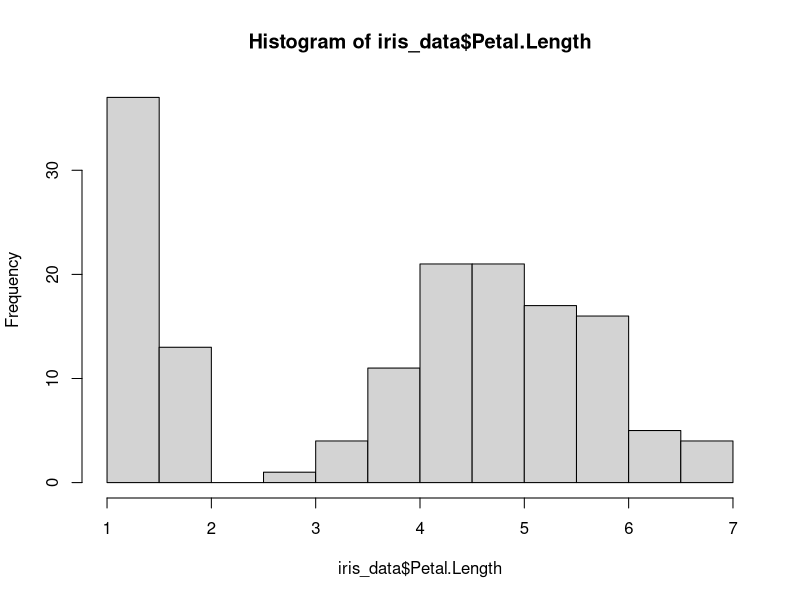
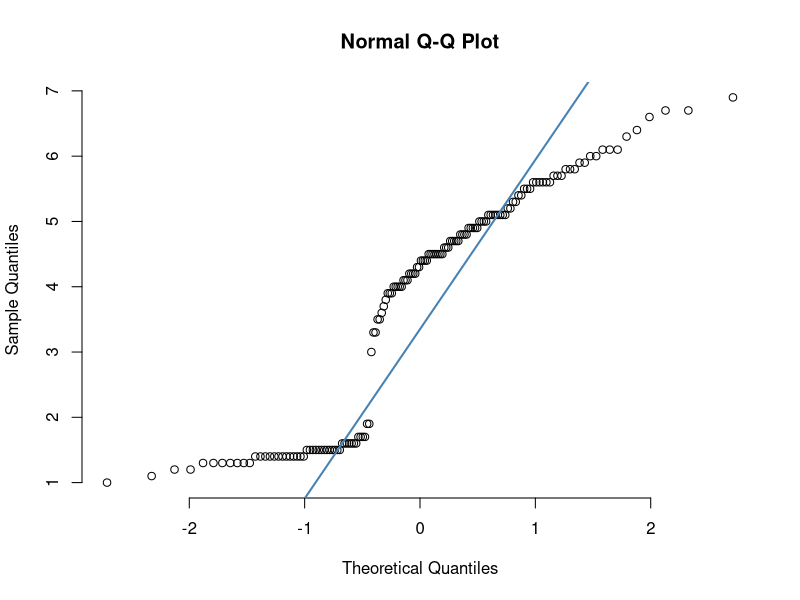
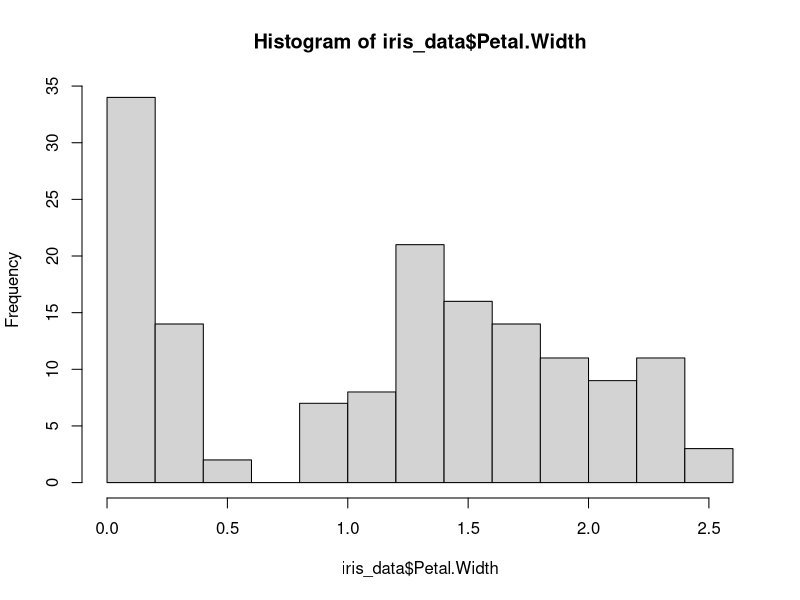
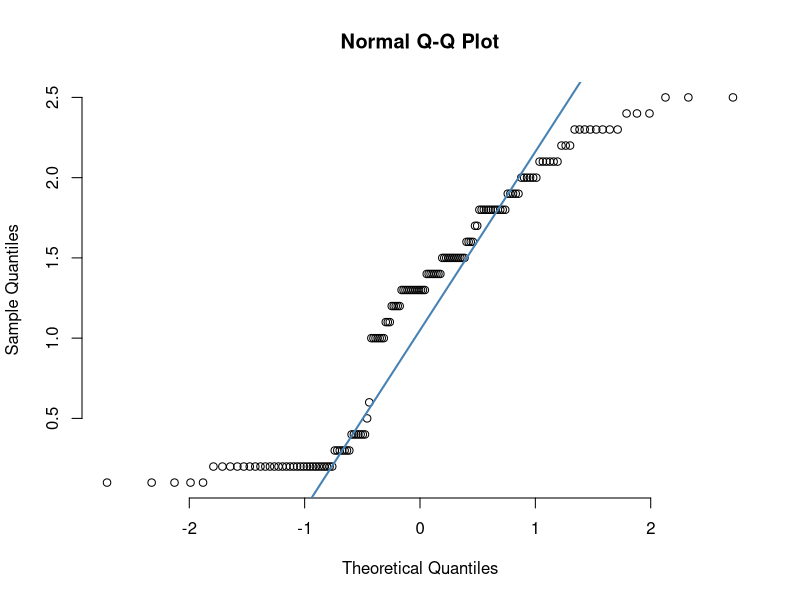

Write R code to recreate these figures, in order.
##############################
## Questão 1: Faça o código abaixo funcionar corretamente
##############################

#################################
# data
iris_data <- iris[,1:4]
iris_data

#################################
# histograma
hist(iris_data$Petal.Length)

# qqplot
qqnorm(iris_data$Petal.Length, pch = 1, frame = FALSE)
qqline(iris_data$Petal.Length, col = "steelblue", lwd = 2)

## shapiro test 
resultado_shapiro = shapiro.test(iris_data$Petal.Length)

## Explore a variavel "resultado_shapiro" e substitua o "??" pela variavel referente ao p-value
p_valor = resultado_shapiro$p.value # BMS: Foi adicionado resultado_shapiro$p.value

# p-value ? maior que 0.05?
p_valor > 0.05

#################################
# histograma
hist(iris_data$Petal.Width)

# qqplot
qqnorm(iris_data$Petal.Width, pch = 1, frame = FALSE)
qqline(iris_data$Petal.Width, col = "steelblue", lwd = 2) # BMS: Foir alterado as palavras: qqline e width

## shapiro test 
resultado_shapiro = shapiro.test(iris_data$Petal.Width)

## Explore a variavel "resultado_shapiro" e substitua o "??" pela variavel referente ao p-value
p_valor = resultado_shapiro$p.value # BMS: Foi adicionado resultado_shapiro$p.value
  
# p-value ? maior que 0.05?
p_valor > 0.05



##############################
## Questão 2: Leia com atenção e faça o que foi pedido
##############################

# Faça uma função chamada "buscador" que recebe duas váriaveis, uma chamada "frases"
#  e a outra chamada de "palavra". A variavel "frases" é uma lista com várias sequencias
# de strings. A Função "buscador" deve verificar se a variavel "palavra" está presente em cada 
# uma das strings da varivel "frases". Ao final, a função deve retormar uma lista dentro da variavel 
# "resultado" que contem apenas as strings no qual a variavel "palavra" foi encontrada. Por exemplo:

# Se temos os seguintes conteudos paras as variaveis
# frases = c("O ITV esta realizando um processo seletivo", 
#           "O ITV é referencia em vários estudos",
#            "Processo avaliativo de modelos precisa ser feito com cautela")

# palavra = "processo"


# A variavel "resultado" deve retornar o seguinte: c("O ITV esta realizando um processo seletivo",
# "Processo avaliativo de modelos precisa ser feito com cautela")

buscador = function(palavra, frases){
  resultado = frases[grepl(palavra, frases, ignore.case = TRUE)]
  return(as.vector(resultado))
}

# Faça conforme foi pedido:
frases = c("O ITV esta realizando um processo seletivo", 
           "O itv é referencia em vários estudos",
           "R e python são linguagens poderoras",
           "No ITV existe uma grande variedade de projetos")

palavra = "itv"

buscador(palavra, frases)
